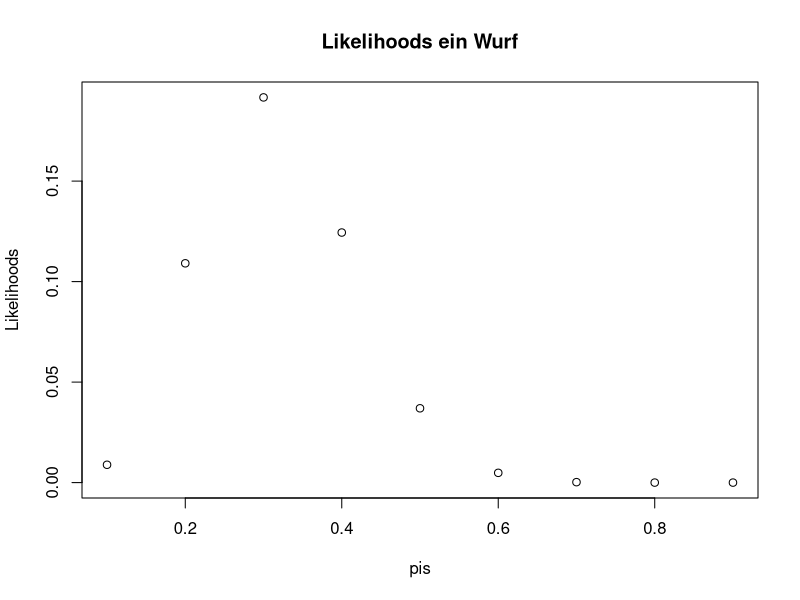
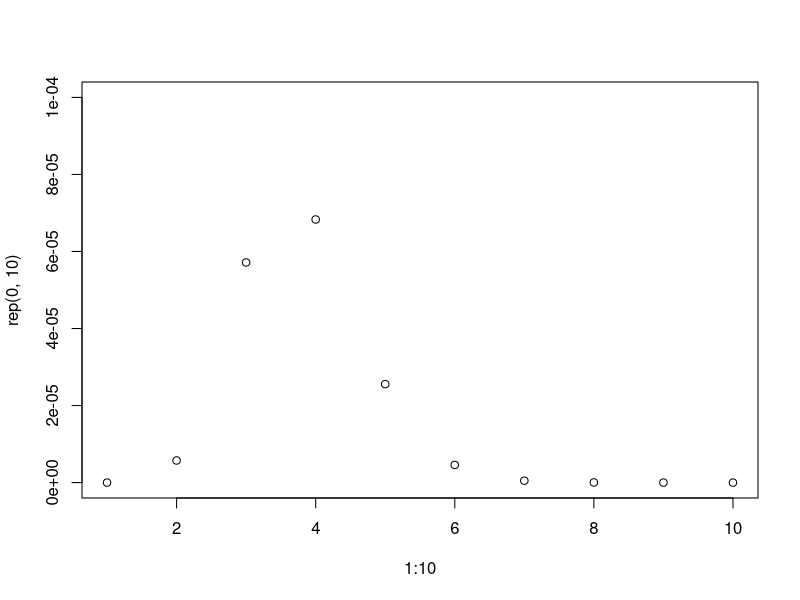
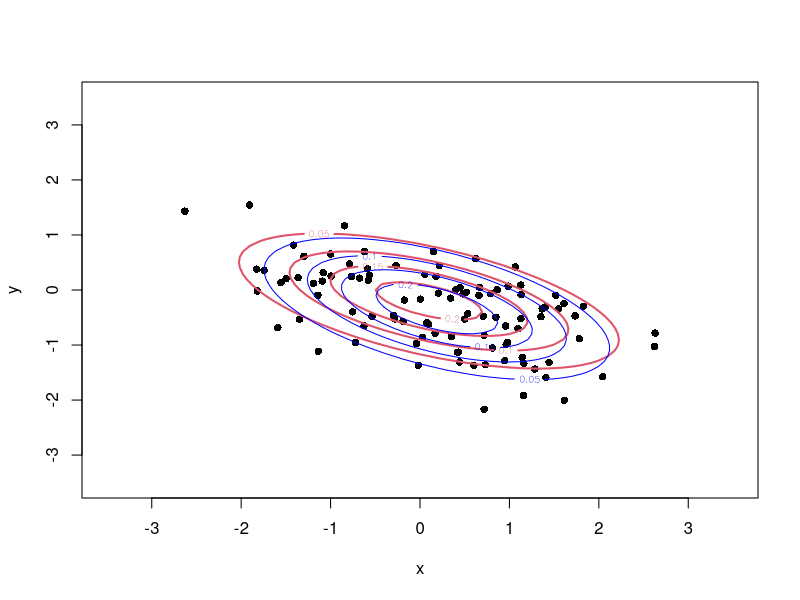

Recreate these plots in R, in order.
#### VL08 Inferenz-Statistik I ####
###################################

setwd("E:/ownCloud/Statistik4Wiwis/01_StatVorlesung/RscriptsVorlesungStatistik")
set.seed(30041777) # Geburtsdatum Gauss
library("xtable")

### Beispiel Münzwurf (mit anderen Zahlen)
Wuerfe <- rbinom(20,1,0.3)
x <- sum(Wuerfe)
#### Likelihoods für ein Wurf
Likelihood.fun <- function(par,x,N){
  L <- dbinom(x,N,par)
  return(L)
}
Likelihood.fun(0.5,x,20) # Likelihood für faire Münze

# diverse Likelihoods
pis <- seq(0.1,0.9,by=0.1)
Likelihoods <- Likelihood.fun(pis,x,20)
matrix(c(pis,Likelihoods),byrow=FALSE,nrow=length(pis))

plot(pis,Likelihoods,main="Likelihoods ein Wurf")

#### Mit mehreren Beobachtungen
#### Likelihoods für Apfelkonsum
Likelihood.fun <- function(lambda,x){
  L <- prod(dpois(x,lambda))
  return(L)
}

#### Likelihoods für Apfelkonsum
LogLikelihood.fun <- function(lambda,x){
  logL <- sum(log(dpois(x,lambda)))
  return(logL)
}

## Beispiel 
Apfelkonsum <- rpois(5,4) 
plot(1:10,rep(0,10),type="n",ylim=c(0,10e-5))
for(lambda.i in 1:10){
  cat(paste("Lamda =",lambda.i,"\n"))
  L.i <- Likelihood.fun(lambda.i,Apfelkonsum)
  l.i <- LogLikelihood.fun(lambda.i,Apfelkonsum)
  cat(paste("Likelihood",L.i,"\n"))
  cat(paste("LogLikelihood",l.i,"\n"))
  points(lambda.i,L.i)
}

### Beispiel Numerical Underflow
Apfelkonsum <- rpois(1000,4) 

for(lambda.i in 1:10){
  cat(paste("Lamda =",lambda.i,"\n"))
  L.i <- Likelihood.fun(lambda.i,Apfelkonsum)
  cat(paste("Likelihood",L.i,"\n"))
}

for(lambda.i in 1:10){
  cat(paste("Lamda =",lambda.i,"\n"))
  L.i <- Likelihood.fun(lambda.i,Apfelkonsum)
  l.i <- LogLikelihood.fun(lambda.i,Apfelkonsum)
  cat(paste("Likelihood",L.i,"\n"))
  cat(paste("LogLikelihood",l.i,"\n"))
}


## Normalverteilung & num. Max.
x <- rnorm(10,mean=0)
Likelihood.mu <- function(mu,x){
  L <- prod(dnorm(x,mean=mu))
  return(L) 
}
optimise(Likelihood.mu,interval=c(-3,3),x,maximum=TRUE)

## Bivariate Likelihood Funktion
# generating data and true data generating pdf
library("mvtnorm")
set.seed(30041777) # Geburtsdatum Gauss
n <- 100
mu <- c(0.1,-0.2)
cov <- matrix(c(1.5,-0.5,-0.5,0.5),nrow=2)
xy <- rmvnorm(n, mu, cov )
plot(xy[,1],xy[,2],xlim=c(-3.5,3.5),ylim=c(-3.5,3.5),pch=16,
     xlab="x",ylab="y")
x.seq <- y.seq <- seq(-3.5,3.5,by=0.1)
den.m <- matrix(NA,length(x.seq),length(y.seq))
for(i in 1:length(x.seq)){
  for(j in 1:length(y.seq)){
    den.m[i,j] <- dmvnorm(c(x.seq[i],y.seq[j]),mu,cov)
  }
}
contour(x.seq,y.seq,den.m,add=TRUE,nlevels=5,lwd=2,col=2)

# bivariate Likelihood Funktion
logL.fun2 <- function(param,cov,xy){
  mu <- param
  cov <- cov
  n <- nrow(xy)
  lis <- rep(NA,n)
  for(i in 1:n){
    lis[i] <- log(dmvnorm(c(xy[i,1],xy[i,2]),mu,cov))
  }
  logL <- sum(lis)
  return(logL)
}

# multivariate Likelihood Funktion
logL.fun5 <- function(wparam,xy){
  nparam <- c(wparam[1:2],exp(wparam[3:4]),wparam[5]) # natural paramaters = exp(working parameters) f?r Varianzen, sodass >0
  mu <- nparam[1:2]
  cov <- matrix(c(nparam[3],nparam[5],nparam[5],nparam[4]),nrow=2) 
  n <- nrow(xy)
  lis <- rep(NA,n)
  for(i in 1:n){
    lis[i] <- log(dmvnorm(c(xy[i,1],xy[i,2]),mu,cov))
  }
  logL <- sum(lis)
  return(logL)
}

nlogL.fun5 <- function(param,xy){
  n.logL <- -logL.fun5(param,xy)
  return(n.logL)
}

maxL5est <-nlm(nlogL.fun5,p=c(1,1,1,1,1),xy=xy,print.level=1)
wparam.est <- maxL5est$estimate
nparam.est <- c(wparam.est[1:2],exp(wparam.est[3:4]),wparam.est[5])
(mu.est <- nparam.est[1:2])
(cov.est <- matrix(c(nparam.est[3],nparam.est[5],nparam.est[5],nparam.est[4]),nrow=2) )


den.m5 <- matrix(NA,length(x.seq),length(y.seq))
for(i in 1:length(x.seq)){
  for(j in 1:length(y.seq)){
    den.m5[i,j] <- dmvnorm(c(x.seq[i],y.seq[j]),mu.est,cov.est)
  }
}
contour(x.seq,y.seq,den.m5,add=TRUE,nlevels=5,col="blue")
